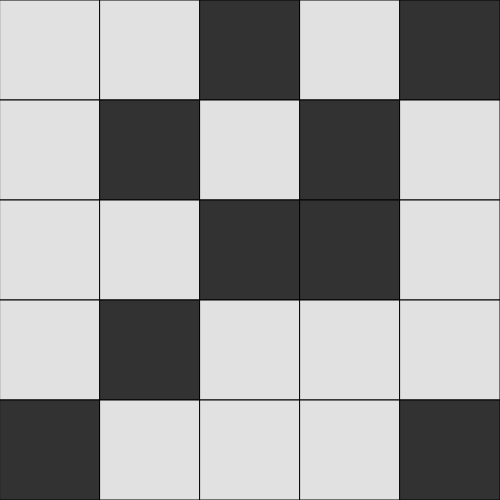
Frame 1 (no input)
Frame 60 (no input): identical to frame 1, image omitted
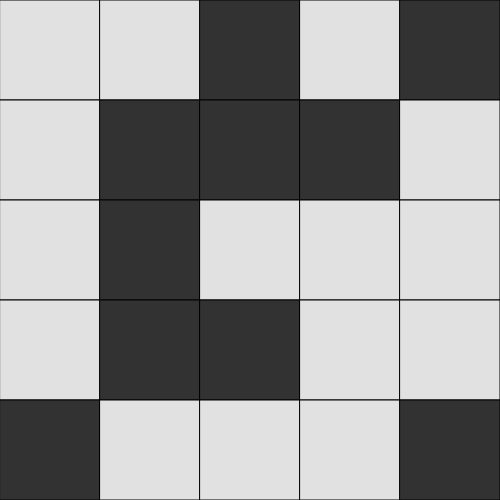
Frame 120 (the mouse pressed at the canvas centre since frame 60)

The p5.js sketch that drew these frames (run headless with seeded random() and noise() and a simulated clock; from frame 60 on, the mouse is pressed at the canvas centre):

// p5.js sketch
// ── sketch.js
let board;
let rows = 5;
let cols = 5;
let w = 100;


function setup() {
  createCanvas(500, 500);
  board = make2dArray(rows, cols);
  for (let i = 0; i < rows; i++) {
    for (let j = 0; j < cols; j++) {
      board[i][j] = new Cell(j, i, w);
    }
  }
  generateRandomLitCells()
}

function make2dArray(rows, cols) {
  let arr = new Array(cols);
  for (let i = 0; i < arr.length; i++) {
    arr[i] = new Array(rows);
  }
  return arr;
}

function generateRandomLitCells() {
  let num = int(random(2, 15));
  console.log(num)
  while (num > 0) {
    index1 = int(random(0, 5))
    index2 = int(random(0, 5))
    
    flipNeighbours(index1, index2);
    num--;
  }
}

function mousePressed() {
  console.log(mouseX + " MOUSE " + mouseY)

  for (let i = 0; i < rows; i++) {
    for (let j = 0; j < cols; j++) {
      if (board[i][j].contains(mouseX, mouseY)) {
        flipNeighbours(i, j);
      }
    }
  }

}

function checkWin() {
  for (let i = 0; i < rows; i++) {
    for (let j = 0; j < cols; j++) {
      if (board[i][j].lit == true) {
        return false;
      }
    }
  }
  return true;
}

function flipNeighbours(i, j) {
  // check for index in bound
  if (i != 0) {
    board[i - 1][j].flipSwitch();
  }
  // check for index in bound
  if (i != 4) {
    board[i + 1][j].flipSwitch();
  }
  // check for index in bound
  if (j != 0) {
    board[i][j - 1].flipSwitch();
  }
  // check for index in bound
  if (j != 4) {
    board[i][j + 1].flipSwitch();
  }
  //flip clicked on tile
  board[i][j].flipSwitch();
}



function draw() {

  for (let i = 0; i < rows; i++) {
    for (let j = 0; j < cols; j++) {
      board[i][j].show();
    }
  }
  
  if (checkWin() == true) {
    textSize(75);
    fill(255, 255, 255)
    text('You Win!', 125, 250);
    noLoop();
  }

}
// ── cell.js
class Cell {

  constructor(i, j, w) {
    this.i = i;
    this.j = j;
    this.w = w;
    this.x = i * w;
    this.y = j * w;
    this.lit = false;


  }

  show() {
    
    if (this.lit) {
      fill(225)
    } else {
      fill(50);
    }

  rect(this.x, this.y, this.w, this.w);
  }

  contains(x, y) {
    return (x > this.x && x < this.x + this.w && y > this.y && y < this.y + this.w);
  }

  flipSwitch() {
    if (this.lit) {
      this.lit = false;
    } else {
      this.lit = true;
    }
  }

}
